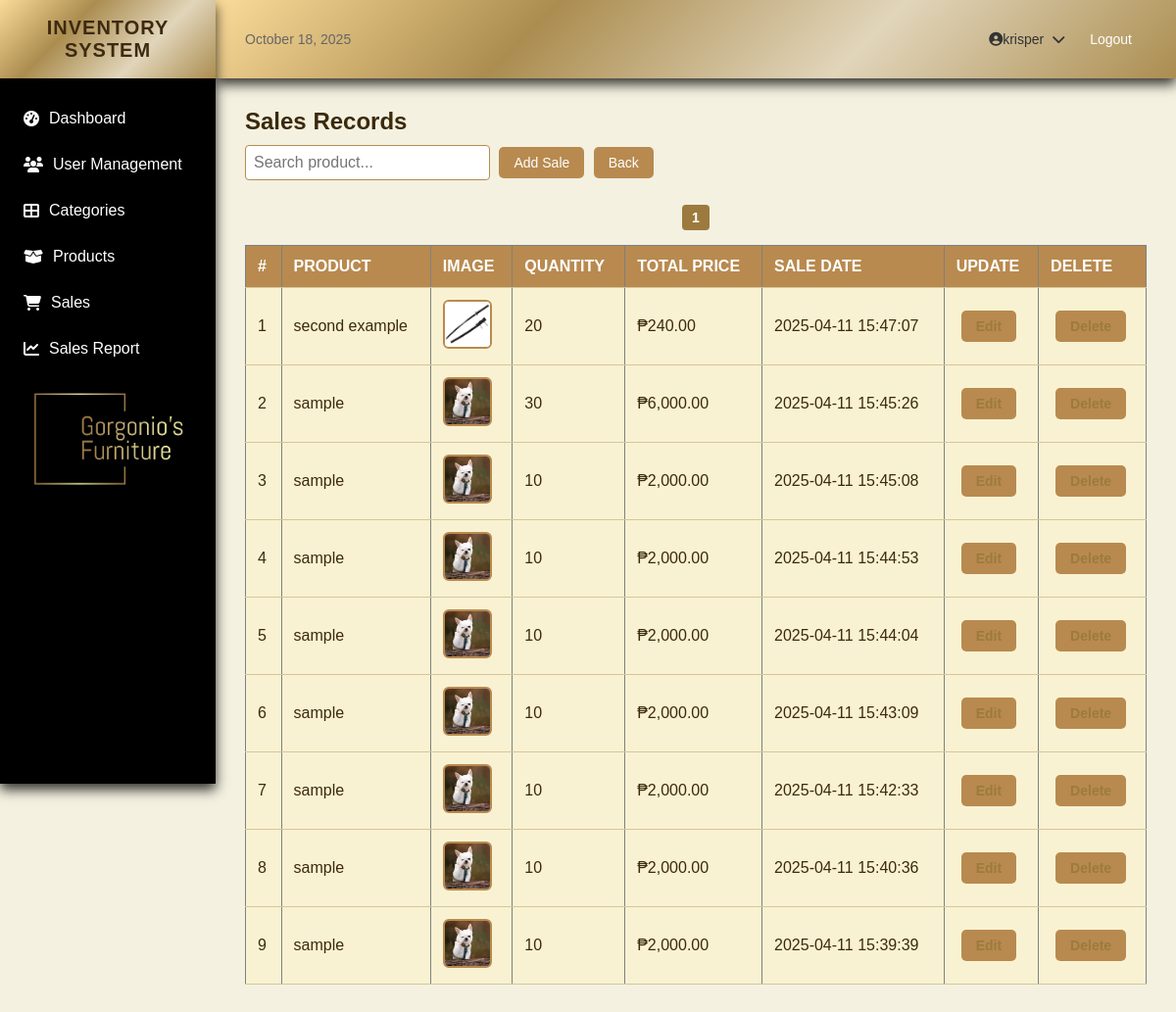
The app's page /php/manage_sales.php (signed in) with its own data.
### tables this page shows
CREATE TABLE `sales` (
  `id` int(11) NOT NULL,
  `product_id` int(11) NOT NULL,
  `quantity` int(11) NOT NULL,
  `total_price` decimal(10,2) NOT NULL,
  `sale_date` timestamp NOT NULL DEFAULT current_timestamp(),
  `updated_at` timestamp NOT NULL DEFAULT current_timestamp() ON UPDATE current_timestamp()
);

CREATE TABLE `products` (
  `id` int(11) NOT NULL,
  `image` varchar(255) DEFAULT NULL,
  `name` varchar(255) NOT NULL,
  `description` text DEFAULT NULL,
  `category` varchar(100) DEFAULT NULL,
  `quantity` int(11) NOT NULL DEFAULT 0,
  `price` decimal(10,2) NOT NULL,
  `status` enum('Active','Inactive') DEFAULT 'Active',
  `created_at` timestamp NOT NULL DEFAULT current_timestamp(),
  `updated_at` timestamp NOT NULL DEFAULT current_timestamp() ON UPDATE current_timestamp()
);

### php/manage_sales.php (the view, shortened to what this page needs)
<?php
include("header.php");
include("database.php");
$stmt = $conn->prepare("
    SELECT sales.*, products.name AS product_name, products.image AS product_image
    FROM sales
    JOIN products ON sales.product_id = products.id
    ORDER BY sales.sale_date DESC
");
$stmt->execute();
$sales = $stmt->get_result();
?>
<!DOCTYPE html>
<html lang="en">
<head>
    <link rel="stylesheet" href="../css/manage_sales.css">
</head>
<body>
    <h2>Sales Records</h2>
    <input type="text" id="searchInput" placeholder="Search product..." oninput="filterTable()">
    <button type="button" onclick="window.location.href='add_sales.php'">Add Sale</button>
    <button type="button" onclick="window.location.href='index.php'">Back</button>
  <div id="pagination"></div>
    <table id="salesTable" border="1">
        <thead>
            <tr>
                <th>#</th>
                <th>PRODUCT</th>
                <th>IMAGE</th>
                <th>QUANTITY</th>
                <th>TOTAL PRICE</th>
                <th>SALE DATE</th>
                <th>UPDATE</th>
                <th>DELETE</th>
            </tr>
        </thead>
        <tbody>
            <?php if ($sales->num_rows > 0): ?>
                <?php while ($row = $sales->fetch_assoc()): ?>
                    <?php
                        $imagePath = "../uploads/" . htmlspecialchars($row['product_image']);
                        $imageDisplay = file_exists($imagePath) ? $imagePath : '../uploads/default.jpg';
                    ?>
                    <tr class="salesRow" style="display: none;">
                        <td class="rowNumber"></td>
                        <td><?= htmlspecialchars($row['product_name']) ?></td>
                        <td><img src="<?= $imageDisplay ?>" class="product-image" alt="Product Image"></td>
                        <td><?= (int)$row['quantity'] ?></td>
                        <td>₱<?= number_format($row['total_price'], 2) ?></td>
                        <td><?= htmlspecialchars($row['sale_date']) ?></td>
                        <td>
                        <button><a href="edit_sales.php?id=<?= $row['id'] ?>">Edit</a></button>
                        </td>
                        <td>
                        <button><a href="delete_user.php?id=<?= $row['id'] ?>" onclick="return confirm('Are you sure you want to delete this user?');">Delete</a></button>
                        </td>
                    </tr>
                <?php endwhile; ?>
            <?php else: ?>
                <tr><td colspan="7">No sales found.</td></tr>
            <?php endif; ?>
        </tbody>
    </table>
</body>
</html>

### css/header.css (style rules this page uses)
* { margin: 0; padding: 0; box-sizing: border-box; transition: all 0.3s ease; }
body { font-family: Arial, sans-serif; background-color: #f4f1e1; color: #3b2a0b; }

### css/manage_sales.css (style rules this page uses)
h2 { color: #3b2a0b; margin-bottom: 10px; }
input[type="text"] { padding: 8px; font-size: 16px; border: 1px solid #b88a4f; border-radius: 4px; margin-bottom: 10px; width: 250px; }
button { background-color: #b88a4f; color: white; padding: 8px 15px; border: none; border-radius: 5px; font-size: 14px; cursor: pointer; margin-left: 5px; }
table { width: 100%; border-collapse: collapse; margin-top: 15px; }
th, td { padding: 12px; text-align: left; border-bottom: 1px solid #d6c59b; }
th { background-color: #b88a4f; color: white; }
td { background-color: #f9f2d2; }
.product-image { width: 50px; height: 50px; object-fit: cover; border-radius: 6px; border: 2px solid #b88a4f; }
td a { color: #9c7a3e; text-decoration: none; font-weight: bold; }
.product-image { width: 50px; height: 50px; object-fit: cover; }
#pagination { margin-top: 15px; text-align: center; }

### records on screen
sales: product.name "second example", product.image (picture), quantity "20", total_price "240.00", sale_date "2025-04-11 15:47:07"
sales: product.name "sample", product.image (picture), quantity "30", total_price "6,000.00", sale_date "2025-04-11 15:45:26"
sales: product.name "sample", product.image (picture), quantity "10", total_price "2,000.00", sale_date "2025-04-11 15:45:08"
sales: product.name "sample", product.image (picture), quantity "10", total_price "2,000.00", sale_date "2025-04-11 15:44:53"
sales: product.name "sample", product.image (picture), quantity "10", total_price "2,000.00", sale_date "2025-04-11 15:44:04"
sales: product.name "sample", product.image (picture), quantity "10", total_price "2,000.00", sale_date "2025-04-11 15:43:09"
sales: product.name "sample", product.image (picture), quantity "10", total_price "2,000.00", sale_date "2025-04-11 15:42:33"
sales: product.name "sample", product.image (picture), quantity "10", total_price "2,000.00", sale_date "2025-04-11 15:40:36"
sales: product.name "sample", product.image (picture), quantity "10", total_price "2,000.00", sale_date "2025-04-11 15:39:39"

### other values on screen
$_SESSION['logged_user'] "krisper"
